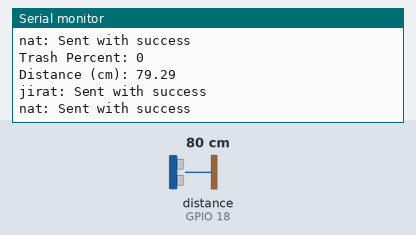
The program below on a simulated ESP32. Shown: the last lines printed to the serial monitor. Wiring (inferred from the names in the program): ultrasonic range finder: trigger GPIO 5; echo GPIO 18. The inputs (shaded band) are chosen by the test bench; at power-on: distance to the obstacle (sensor on GPIO 18) 80 cm. The echo pulse lasts 58.3 µs per cm.

Above: at 1.2 s.
1.3 s: distance to the obstacle (sensor on GPIO 18) set to 103 cm
At 1.32 s:
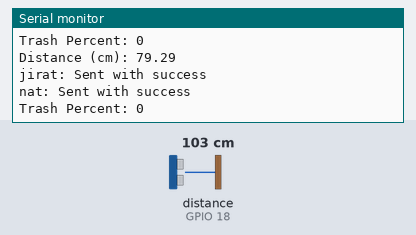
4.3 s: distance to the obstacle (sensor on GPIO 18) set to 35 cm
At 4.55 s:
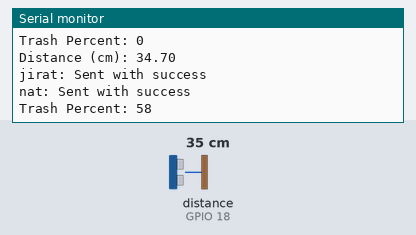
7.3 s: distance to the obstacle (sensor on GPIO 18) set to 120 cm
10.3 s: distance to the obstacle (sensor on GPIO 18) set to 250 cm
13.3 s: distance to the obstacle (sensor on GPIO 18) set to 57 cm
At 13.54 s:
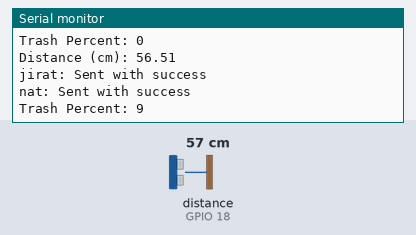
16.3 s: distance to the obstacle (sensor on GPIO 18) set to 18 cm
At 16.55 s:
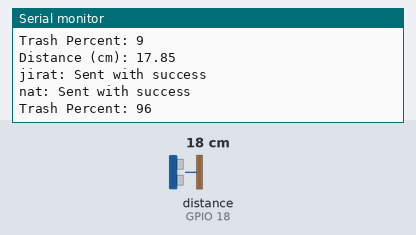
Timing chart, 0 to 19.3 s (numbered marks = the images above; inputs shaded):
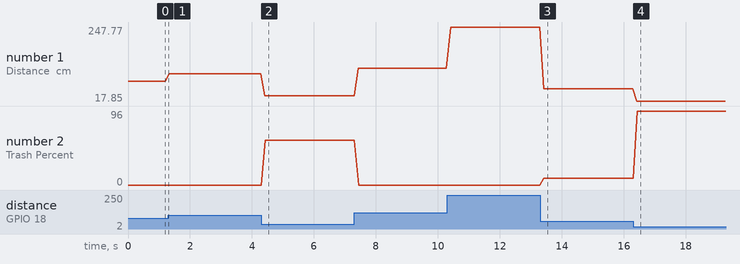

The program:

main.cpp
```cpp
#include <esp_now.h>
#include <WiFi.h>

#pragma region ESPNow
uint8_t jiratAddress[] = {0x3C, 0x61, 0x05, 0x03, 0x9B, 0x14};
uint8_t natAddress[] = {0xA4, 0xCF, 0x12, 0x8F, 0xD1, 0x30};
int trashPercent = 0;

// uint8_t broadcastAddress[] = {0xFF, 0xFF, 0xFF, 0xFF, 0xFF, 0xFF};

typedef struct struct_message
{ // สร้างตัวแปรแพ็จเกจแบบ struct
  int trashPercent;
  char message[32];
} struct_message;

struct_message myData; // ตัวแปรแพ็คเกจที่ต้องการส่ง

// Callback when data is sent
void OnDataSent(const uint8_t *mac_addr, esp_now_send_status_t status)
{
  // Serial.print("\r\nLast Packet Send Status:\t");
  // Serial.println(status == ESP_NOW_SEND_SUCCESS ? "Delivery Success" : "Delivery Fail");
}

void setupESPNow()
{
  // Set device as a Wi-Fi Station
  WiFi.mode(WIFI_MODE_STA);
  WiFi.disconnect();

  // Init ESP-NOW
  if (esp_now_init() != ESP_OK)
  {

    Serial.println("Error initializing ESP-NOW");
    return;
  }

  // Once ESPNow is successfully Init, we will register for Send CB to
  // get the status of Trasnmitted packet
  esp_now_register_send_cb(OnDataSent);

  // ### Jirat
  // Register peer
  esp_now_peer_info_t jiratPeerInfo = {};
  memcpy(jiratPeerInfo.peer_addr, jiratAddress, 6);
  jiratPeerInfo.channel = 0;
  jiratPeerInfo.encrypt = false;

  // Add peer
  if (esp_now_add_peer(&jiratPeerInfo) != ESP_OK)
  {
    Serial.println("Failed to add peer jirat");
    return;
  }

  // ### Nat
  // Register peer
  esp_now_peer_info_t natPeerInfo = {};
  memcpy(natPeerInfo.peer_addr, natAddress, 6);
  natPeerInfo.channel = 0;
  natPeerInfo.encrypt = false;

  // Add peer
  if (esp_now_add_peer(&natPeerInfo) != ESP_OK)
  {
    Serial.println("Failed to add peer nat");
    return;
  }
}

void sendData()
{
  strcpy(myData.message, "THIS IS MIN");
  myData.trashPercent = trashPercent;

  esp_err_t jirat_result = esp_now_send(jiratAddress, (uint8_t *)&myData, sizeof(myData));

  if (jirat_result == ESP_OK)
  {
    Serial.println("jirat: Sent with success");
  }
  else
  {
    Serial.println("jirat: Error sending the data");
  }

  esp_err_t nat_result = esp_now_send(natAddress, (uint8_t *)&myData, sizeof(myData));

  if (nat_result == ESP_OK)
  {
    Serial.println("nat: Sent with success");
  }
  else
  {
    Serial.println("nat: Error sending the data");
  }
}
#pragma endregion ESPNow

#pragma region UltraSonic
const int trigPin = 5;
const int echoPin = 18;

// define sound speed in cm/uS
#define SOUND_SPEED 0.034
#define CM_TO_INCH 0.393701
float distanceCm;

void setupUltraSonic()
{
  pinMode(trigPin, OUTPUT);
  pinMode(echoPin, INPUT);
}

void loopUltraSonic()
{
  // Clears the trigPin
  digitalWrite(trigPin, LOW);
  delayMicroseconds(2);
  // Sets the trigPin on HIGH state for 10 micro seconds
  digitalWrite(trigPin, HIGH);
  delayMicroseconds(10);
  digitalWrite(trigPin, LOW);

  // Reads the echoPin, returns the sound wave travel time in microseconds
  long duration = pulseIn(echoPin, HIGH);

  // Calculate the distance
  distanceCm = duration * SOUND_SPEED / 2;

  // Prints the distance in the Serial Monitor
  Serial.print("Distance (cm): ");
  Serial.println(distanceCm);
}

#pragma endregion UltraSonic

#pragma region Trash

int maxDistance = 60;
int minDistance = 15;

void calculationTrash()
{
  // percent
  int tmpTrashPercent = map(distanceCm, minDistance, maxDistance, 100, 0);
  // Open trash
  if (distanceCm < 15)
  {
    // trashPercent = tmpTrashPercent;
  }
  else
  {
    if (tmpTrashPercent < 0)
    {
      trashPercent = 0;
    }
    else if (tmpTrashPercent > 100)
    {
      trashPercent = 100;
    }
    else
    {
      trashPercent = tmpTrashPercent;
    }
  }
  Serial.print("Trash Percent: ");
  Serial.println(trashPercent);
}

#pragma endregion Trash

void setup()
{
  // Init Serial Monitor
  Serial.begin(9600);
  setupESPNow();
  setupUltraSonic();
}

void loop()
{
  loopUltraSonic();
  sendData();
  calculationTrash();
  delay(100);
}
```

Measured:
- after the input at 4.3 s, the serial monitor: prints a new line after 0.12 s (image 2)
- after the input at 13.3 s, the serial monitor: prints a new line after 0.12 s (image 3)
- after the input at 16.3 s, the serial monitor: prints a new line after 0.12 s (image 4)
- plotted number 1: 79.29 → 102.08 after the input at 1.3 s, 102.08 → 34.7 after the input at 4.3 s, 34.7 → 118.93 after the input at 7.3 s, 118.93 → 247.77 after the input at 10.3 s, 247.77 → 56.51 after the input at 13.3 s
- plotted number 2: 0 → 58 after the input at 4.3 s, 58 → 0 after the input at 7.3 s, 0 → 9 after the input at 13.3 s, 9 → 96 after the input at 16.3 s
